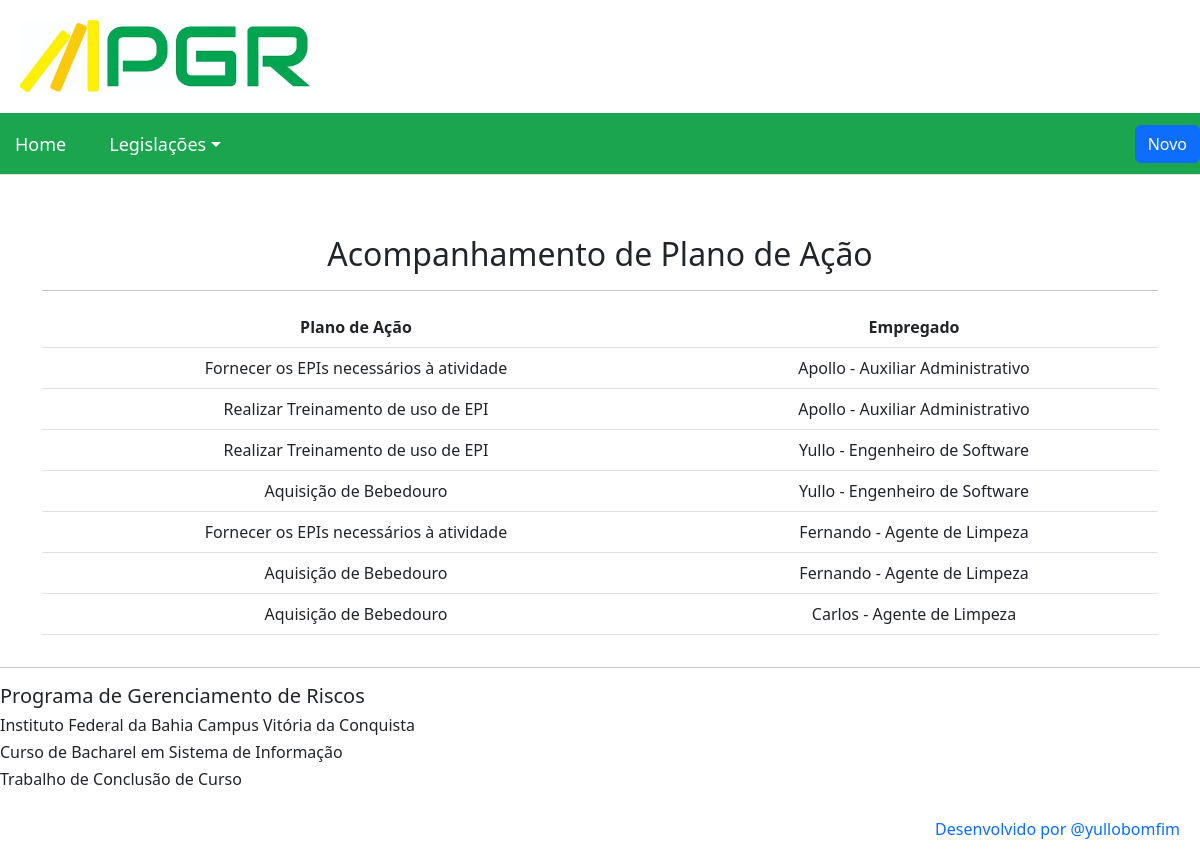
The page /empregadoplano/ on the database as committed earlier.
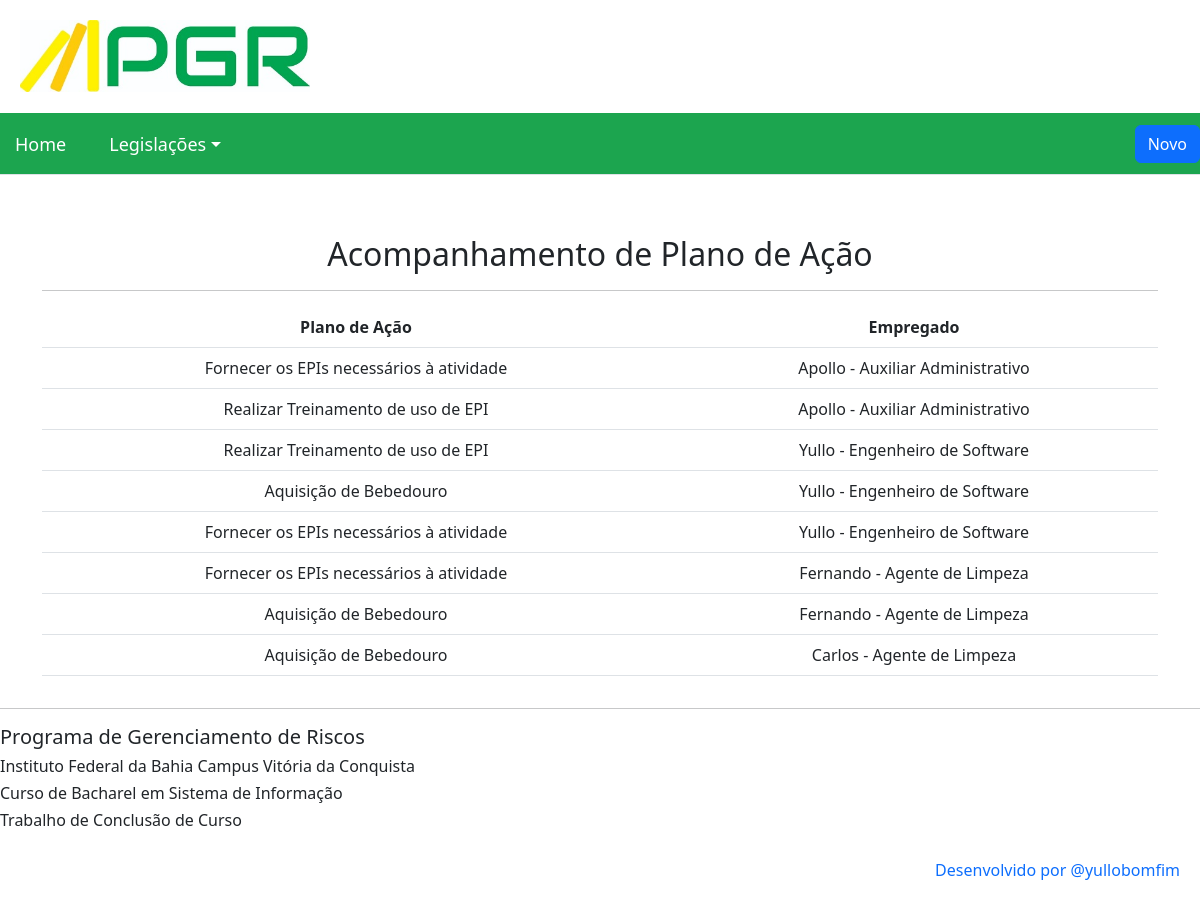
The same page on the database as committed later.
### pgr/models.py (models this page shows, shortened)
class Empregadoplano(models.Model):
    empregado = models.ForeignKey(Empregado, verbose_name=("empregado"), on_delete=models.CASCADE)
    plano_acao = models.ForeignKey(Planoacao, verbose_name=("plano_acao"), on_delete=models.CASCADE)
    class Meta:
        verbose_name = "empregadoplano"
        verbose_name_plural = "empregadosplanos"
        ordering = ['empregado']

class Planoacao(models.Model):
    inventario = models.ForeignKey(Inventario, verbose_name=("inventario"), on_delete=models.CASCADE)
    oque = models.CharField(max_length=1000)
    porque = models.CharField(max_length=1000)
    quando = models.CharField(max_length=1000)
    quem = models.CharField(max_length=1000)
    onde = models.CharField(max_length=1000)
    como = models.CharField(max_length=1000)
    quanto = models.DecimalField(max_digits=7, decimal_places=2)
    def __str__(self):
        return str(self.oque)
    class Meta:
        verbose_name = "plano_acao"
        verbose_name_plural = "planos_acao"
        ordering = ['inventario']

class Empregado(models.Model):
    user = models.ForeignKey(User, on_delete=models.CASCADE)
    empresa = models.ForeignKey(Empresa, verbose_name=("empresa"), on_delete=models.CASCADE)
    funcao = models.ForeignKey(Funcao, verbose_name=("funcao"), on_delete=models.CASCADE)
    def __str__(self):
        return f"{self.user} - {self.funcao}"
    class Meta:
        verbose_name = "empregado"
        verbose_name_plural = "empregados"
        ordering = ['user']

class Funcao(models.Model):
    nome = models.CharField(max_length=50)
    descricao_detalhada = models.TextField()
    cbo_funcao = models.CharField(max_length=50)
    def __str__(self):
        return self.nome
    class Meta:
        verbose_name = "funcao"
        verbose_name_plural = "funcoes"
        ordering = ['nome']

### pgr/views.py (the view)
# urls.py: path('empregadoplano/', EmpregadoplanoListView.as_view(), name='empregadoplano_list'),
class EmpregadoplanoListView(ListView):
    model = Empregadoplano
    template_name = 'empregadoplano_list.html'
    context_object_name = 'empregadosplanos'

### pgr/templates/empregadoplano_list.html
{% extends 'base.html' %}
{% load bootstrap %}
{% block content %}
<div class="container">
  <div class="side-logo">
      <div class="table-responsive">
        <h2> Acompanhamento de Plano de Ação</h2>
        <hr>
          <table class="table">
            <thead>
              <tr>
                <th>Plano de Ação</th>
                <th>Empregado</th>
              </tr>
            </thead>
            <tbody>
              {% for empregadosplano in empregadosplanos %}
                <tr>
                  <td>{{ empregadosplano.plano_acao }}</td>
                  <td>{{ empregadosplano.empregado }}</td>
                  {% empty %}
                  <td>Nenhum Plano de Ação x Empregado cadastrado.</td>
              {% endfor %}
            </tbody>
        </table>
    </div>
</div>
</div>
{% endblock %}

Rows that differ between the two databases and show on the page:
added Empregadoplano: plano_acao "Fornecer os EPIs necessários à atividade", empregado "Yullo - Engenheiro de Software"
